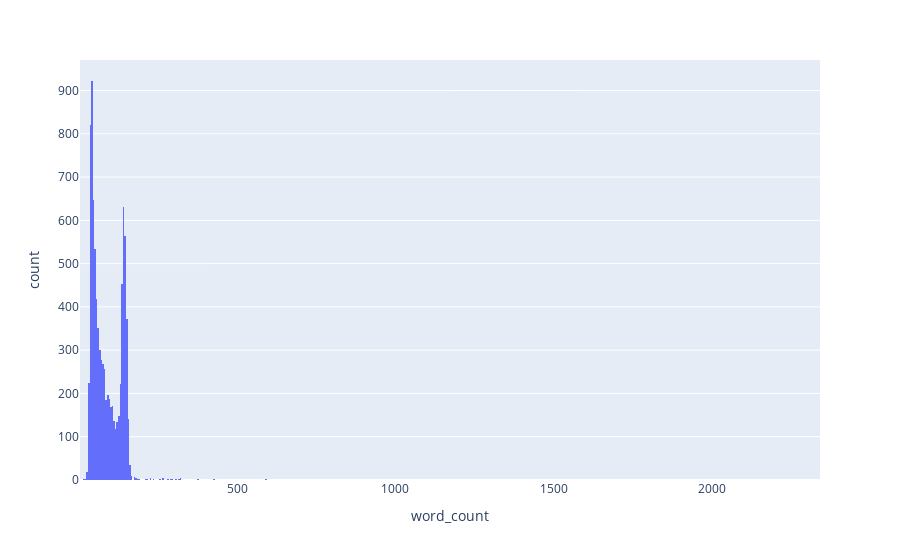

Notebook source saved alongside this figure:
### Code cell
fig = px.histogram(df, x="word_count")
fig.show()

### Figure 1 — Plotly figure (JSON) as saved in the notebook; plotly's stock layout.template omitted (floating-point values rounded to 4 significant figures; data arrays with more than 128 entries replaced by an {"elided": "..."} marker saying what was removed)
{"data": [{"alignmentgroup": "True", "bingroup": "x", "hovertemplate": "word_count=%{x}<br>count=%{y}<extra></extra>", "legendgroup": "", "marker": {"color": "#636efa", "pattern": {"shape": ""}}, "name": "", "offsetgroup": "", "orientation": "v", "showlegend": false, "type": "histogram", "x": {"elided": "8998 int values"}, "xaxis": "x", "yaxis": "y"}], "layout": {"barmode": "relative", "legend": {"tracegroupgap": 0}, "margin": {"t": 60}, "xaxis": {"anchor": "y", "domain": [0, 1], "title": {"text": "word_count"}}, "yaxis": {"anchor": "x", "domain": [0, 1], "title": {"text": "count"}}}}
